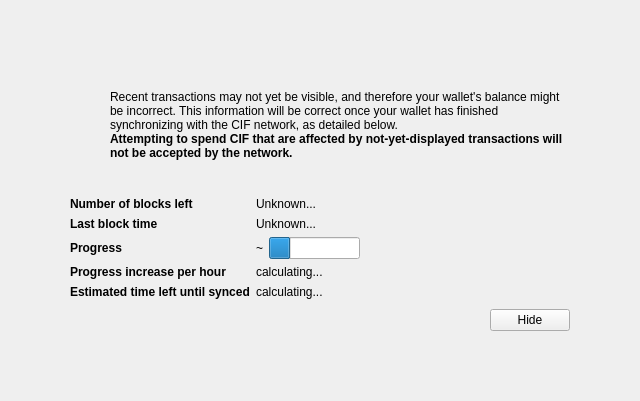
<?xml version="1.0" encoding="UTF-8"?>
<ui version="4.0">
 <class>ModalOverlay</class>
 <widget class="ModalOverlay" name="ModalOverlay">
  <property name="geometry">
   <rect>
    <x>0</x>
    <y>0</y>
    <width>640</width>
    <height>401</height>
   </rect>
  </property>
  <property name="windowTitle">
   <string>Form</string>
  </property>
  <layout class="QVBoxLayout" name="verticalLayout" stretch="0">
   <property name="sizeConstraint">
    <enum>QLayout::SetDefaultConstraint</enum>
   </property>
   <property name="leftMargin">
    <number>0</number>
   </property>
   <property name="topMargin">
    <number>0</number>
   </property>
   <property name="rightMargin">
    <number>0</number>
   </property>
   <property name="bottomMargin">
    <number>0</number>
   </property>
   <item>
    <widget class="QWidget" name="bgWidget" native="true">
     <property name="styleSheet">
      <string notr="true"/>
     </property>
     <layout class="QVBoxLayout" name="verticalLayoutMain" stretch="0">
      <property name="leftMargin">
       <number>60</number>
      </property>
      <property name="topMargin">
       <number>60</number>
      </property>
      <property name="rightMargin">
       <number>60</number>
      </property>
      <property name="bottomMargin">
       <number>60</number>
      </property>
      <item>
       <widget class="QWidget" name="contentWidget" native="true">
        <property name="styleSheet">
         <string notr="true"/>
        </property>
        <layout class="QVBoxLayout" name="verticalLayoutSub" stretch="1,0,0,0,0">
         <property name="spacing">
          <number>0</number>
         </property>
         <property name="leftMargin">
          <number>10</number>
         </property>
         <property name="topMargin">
          <number>10</number>
         </property>
         <property name="rightMargin">
          <number>10</number>
         </property>
         <property name="bottomMargin">
          <number>10</number>
         </property>
         <item>
          <layout class="QHBoxLayout" name="horizontalLayoutIconText" stretch="0,1">
           <property name="topMargin">
            <number>20</number>
           </property>
           <item>
            <layout class="QVBoxLayout" name="verticalLayoutIcon">
             <property name="leftMargin">
              <number>0</number>
             </property>
             <item>
              <widget class="QPushButton" name="warningIcon">
               <property name="enabled">
                <bool>false</bool>
               </property>
               <property name="text">
                <string/>
               </property>
               <property name="icon">
                <iconset>
                 <normaloff>:/icons/warning</normaloff>
                 <disabledoff>:/icons/warning</disabledoff>:/icons/warning</iconset>
               </property>
               <property name="iconSize">
                <size>
                 <width>48</width>
                 <height>48</height>
                </size>
               </property>
               <property name="flat">
                <bool>true</bool>
               </property>
              </widget>
             </item>
             <item>
              <spacer name="verticalSpacerWarningIcon">
               <property name="orientation">
                <enum>Qt::Vertical</enum>
               </property>
               <property name="sizeHint" stdset="0">
                <size>
                 <width>20</width>
                 <height>40</height>
                </size>
               </property>
              </spacer>
             </item>
            </layout>
           </item>
           <item>
            <layout class="QVBoxLayout" name="verticalLayoutInfoText">
             <property name="leftMargin">
              <number>0</number>
             </property>
             <property name="topMargin">
              <number>0</number>
             </property>
             <item>
              <widget class="QLabel" name="infoText">
               <property name="text">
                <string>Recent transactions may not yet be visible, and therefore your wallet's balance might be incorrect. This information will be correct once your wallet has finished synchronizing with the CIF network, as detailed below.</string>
               </property>
               <property name="textFormat">
                <enum>Qt::RichText</enum>
               </property>
               <property name="wordWrap">
                <bool>true</bool>
               </property>
              </widget>
             </item>
             <item>
              <widget class="QLabel" name="infoTextStrong">
               <property name="font">
                <font>
                 <weight>75</weight>
                 <bold>true</bold>
                </font>
               </property>
               <property name="text">
                <string>Attempting to spend CIF that are affected by not-yet-displayed transactions will not be accepted by the network.</string>
               </property>
               <property name="textFormat">
                <enum>Qt::RichText</enum>
               </property>
               <property name="wordWrap">
                <bool>true</bool>
               </property>
              </widget>
             </item>
             <item>
              <spacer name="verticalSpacerInTextSpace">
               <property name="orientation">
                <enum>Qt::Vertical</enum>
               </property>
               <property name="sizeHint" stdset="0">
                <size>
                 <width>20</width>
                 <height>40</height>
                </size>
               </property>
              </spacer>
             </item>
            </layout>
           </item>
          </layout>
         </item>
         <item>
          <spacer name="verticalSpacerAfterText">
           <property name="orientation">
            <enum>Qt::Vertical</enum>
           </property>
           <property name="sizeHint" stdset="0">
            <size>
             <width>20</width>
             <height>40</height>
            </size>
           </property>
          </spacer>
         </item>
         <item>
          <layout class="QFormLayout" name="formLayout">
           <property name="fieldGrowthPolicy">
            <enum>QFormLayout::FieldsStayAtSizeHint</enum>
           </property>
           <property name="horizontalSpacing">
            <number>6</number>
           </property>
           <property name="verticalSpacing">
            <number>6</number>
           </property>
           <property name="topMargin">
            <number>10</number>
           </property>
           <item row="0" column="0">
            <widget class="QLabel" name="labelNumberOfBlocksLeft">
             <property name="font">
              <font>
               <weight>75</weight>
               <bold>true</bold>
              </font>
             </property>
             <property name="text">
              <string>Number of blocks left</string>
             </property>
            </widget>
           </item>
           <item row="0" column="1">
            <widget class="QLabel" name="numberOfBlocksLeft">
             <property name="text">
              <string>Unknown...</string>
             </property>
            </widget>
           </item>
           <item row="1" column="0">
            <widget class="QLabel" name="labelLastBlockTime">
             <property name="font">
              <font>
               <weight>75</weight>
               <bold>true</bold>
              </font>
             </property>
             <property name="text">
              <string>Last block time</string>
             </property>
            </widget>
           </item>
           <item row="1" column="1">
            <widget class="QLabel" name="newestBlockDate">
             <property name="sizePolicy">
              <sizepolicy hsizetype="Maximum" vsizetype="Preferred">
               <horstretch>0</horstretch>
               <verstretch>0</verstretch>
              </sizepolicy>
             </property>
             <property name="text">
              <string>Unknown...</string>
             </property>
            </widget>
           </item>
           <item row="2" column="0">
            <widget class="QLabel" name="labelSyncDone">
             <property name="font">
              <font>
               <weight>75</weight>
               <bold>true</bold>
              </font>
             </property>
             <property name="text">
              <string>Progress</string>
             </property>
            </widget>
           </item>
           <item row="2" column="1">
            <layout class="QHBoxLayout" name="horizontalLayoutSync" stretch="0,1">
             <item>
              <widget class="QLabel" name="percentageProgress">
               <property name="text">
                <string>~</string>
               </property>
              </widget>
             </item>
             <item>
              <widget class="QProgressBar" name="progressBar">
               <property name="value">
                <number>24</number>
               </property>
               <property name="format">
                <string/>
               </property>
              </widget>
             </item>
            </layout>
           </item>
           <item row="4" column="0">
            <widget class="QLabel" name="labelProgressIncrease">
             <property name="font">
              <font>
               <weight>75</weight>
               <bold>true</bold>
              </font>
             </property>
             <property name="text">
              <string>Progress increase per hour</string>
             </property>
            </widget>
           </item>
           <item row="4" column="1">
            <widget class="QLabel" name="progressIncreasePerH">
             <property name="text">
              <string>calculating...</string>
             </property>
            </widget>
           </item>
           <item row="5" column="0">
            <widget class="QLabel" name="labelEstimatedTimeLeft">
             <property name="font">
              <font>
               <weight>75</weight>
               <bold>true</bold>
              </font>
             </property>
             <property name="text">
              <string>Estimated time left until synced</string>
             </property>
            </widget>
           </item>
           <item row="5" column="1">
            <widget class="QLabel" name="expectedTimeLeft">
             <property name="text">
              <string>calculating...</string>
             </property>
            </widget>
           </item>
          </layout>
         </item>
         <item>
          <layout class="QHBoxLayout" name="horizontalLayoutButtons">
           <property name="leftMargin">
            <number>10</number>
           </property>
           <property name="topMargin">
            <number>10</number>
           </property>
           <item>
            <spacer name="horizontalSpacer">
             <property name="orientation">
              <enum>Qt::Horizontal</enum>
             </property>
             <property name="sizeHint" stdset="0">
              <size>
               <width>40</width>
               <height>20</height>
              </size>
             </property>
            </spacer>
           </item>
           <item>
            <widget class="QPushButton" name="closeButton">
             <property name="text">
              <string>Hide</string>
             </property>
            </widget>
           </item>
          </layout>
         </item>
         <item>
          <layout class="QVBoxLayout" name="verticalLayout_2">
           <item>
            <spacer name="verticalSpacer">
             <property name="orientation">
              <enum>Qt::Vertical</enum>
             </property>
             <property name="sizeHint" stdset="0">
              <size>
               <width>20</width>
               <height>40</height>
              </size>
             </property>
            </spacer>
           </item>
          </layout>
         </item>
        </layout>
       </widget>
      </item>
     </layout>
    </widget>
   </item>
  </layout>
 </widget>
 <customwidgets>
  <customwidget>
   <class>ModalOverlay</class>
   <extends>QWidget</extends>
   <header>modaloverlay.h</header>
   <container>1</container>
  </customwidget>
 </customwidgets>
 <resources/>
 <connections/>
</ui>
